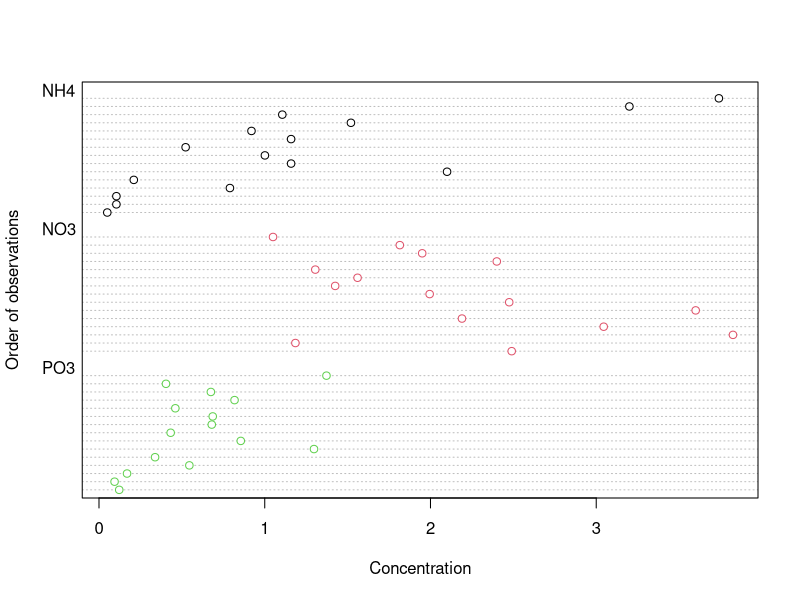
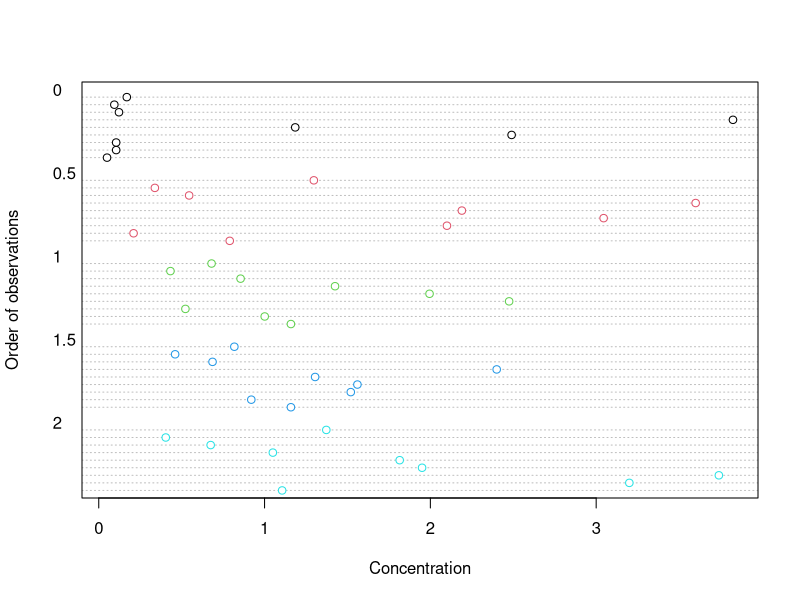
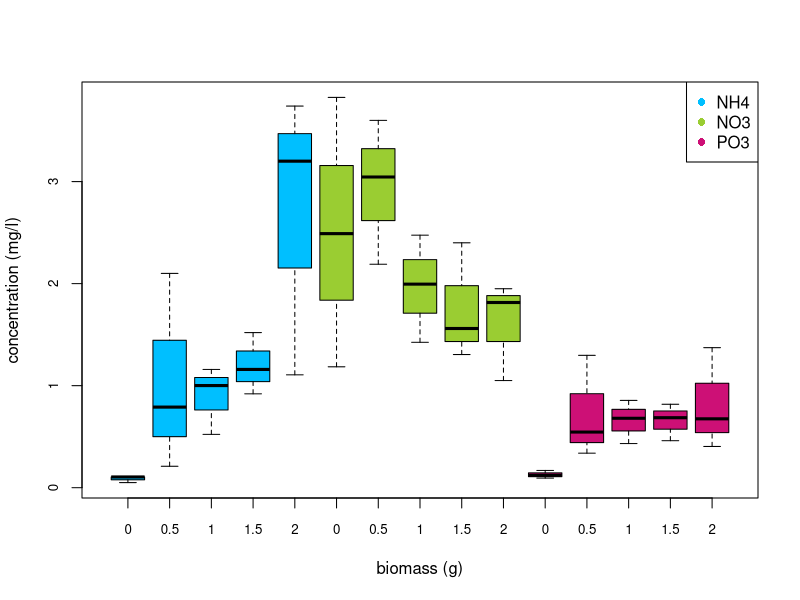
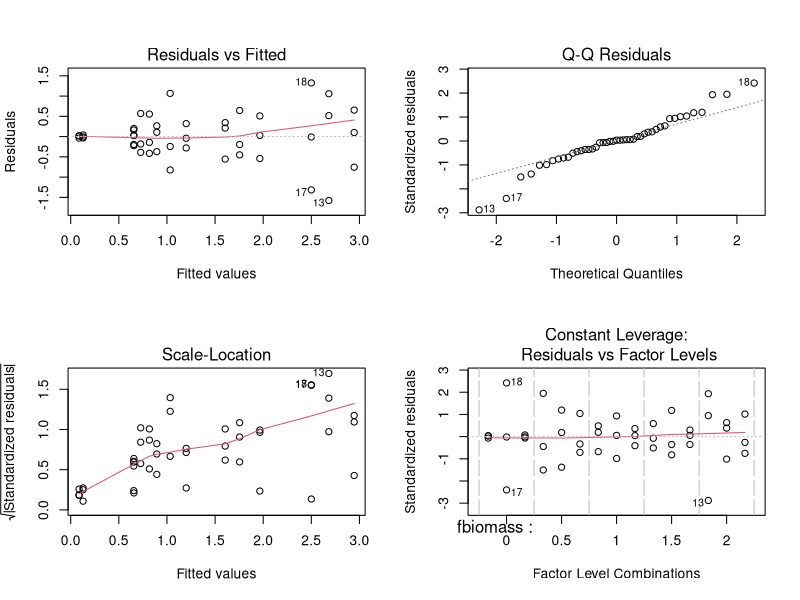
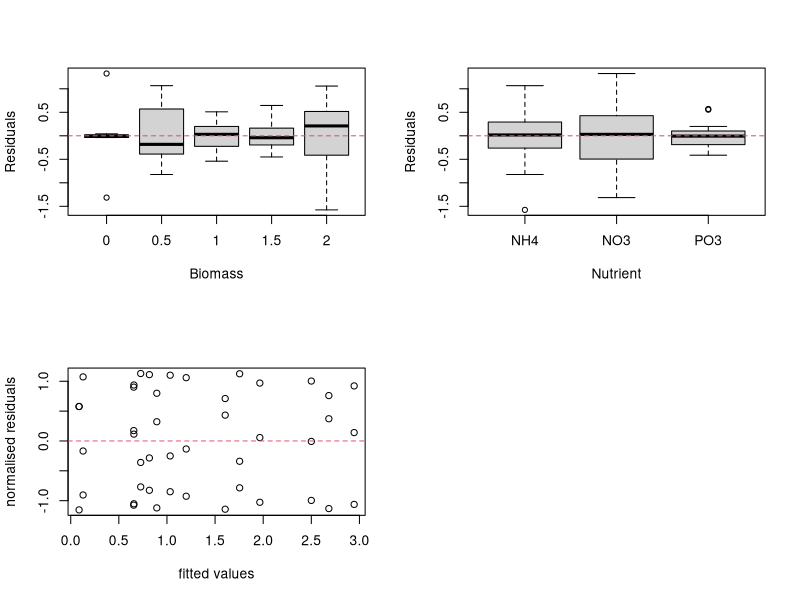
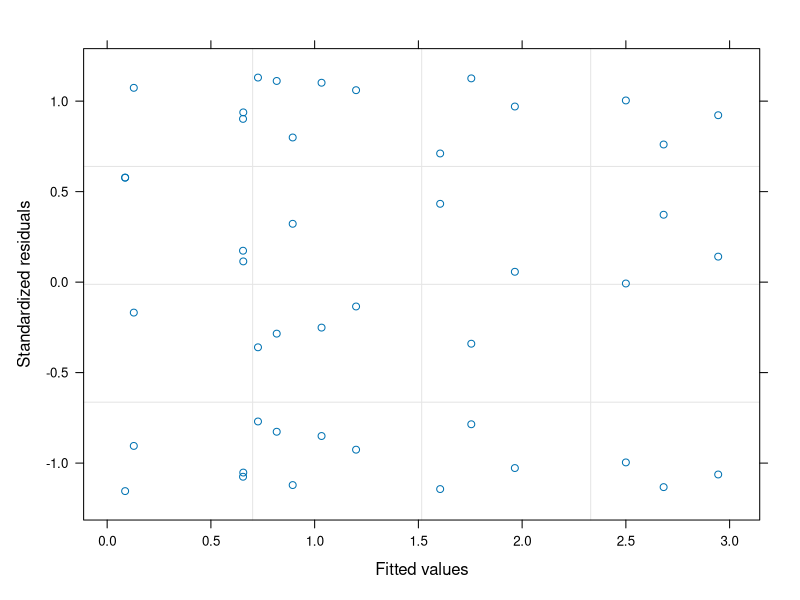
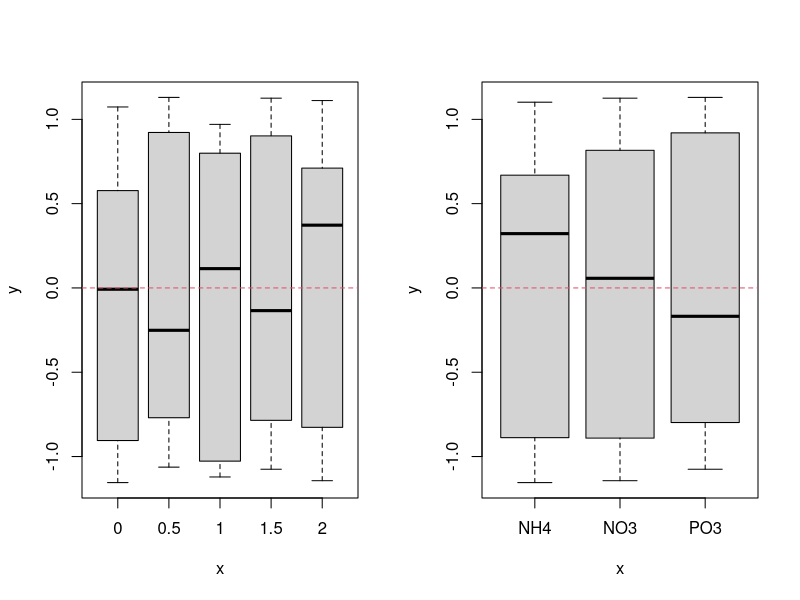

Write R code to recreate these figures, in order. (Note: this script raises an error after producing the figures.)
## ---- chunk 1
knitr::opts_chunk$set(echo=TRUE,tidy.opts=list(width.cutoff=55),tidy=TRUE)
## ---- chunk 2
library(nlme)
library(effects)
library(ggplot2) # this is optional
## ---- chunk 3
nereis <- read.table("data/Hediste.txt", header = TRUE, stringsAsFactors = TRUE)

nereis$fbiomass <- factor(nereis$biomass)
str(nereis)
## ---- chunk 4
xtabs(~ fbiomass + fnutrient, data = nereis)
## ---- chunk 5
dotchart(nereis$concentration, groups = nereis$fnutrient, 
         col = as.numeric(nereis$fnutrient), 
         xlab = "Concentration", ylab = "Order of observations")
## ---- chunk 6
dotchart(nereis$concentration,
	groups = nereis$fbiomass,
	col = as.numeric(nereis$fbiomass),
	xlab = "Concentration", ylab = "Order of observations")
## ---- chunk 7
boxplot(concentration ~ fbiomass * fnutrient,
    xlab = "biomass (g)",   	
    main = "", ylab = "concentration (mg/l)", 
    data = nereis, cex.axis = 0.8, 
    col = rep(c("deepskyblue", "yellowgreen", "deeppink3"), each = 5),
    names = rep(c(0, 0.5, 1, 1.5, 2), 3))
    
legend("topright", col = c("deepskyblue", "yellowgreen", "deeppink3"), 
       legend = c("NH4", "NO3", "PO3"), pch = 16)
## ---- chunk 8
nereis.lm <- lm(concentration ~ fbiomass * fnutrient, data = nereis)
## ---- chunk 9
par(mfrow = c(2,2))
plot(nereis.lm)
## ---- chunk 10
plot(resid(nereis.lm) ~ nereis$fbiomass,xlab = "Biomass",
     ylab = "Residuals")
abline(h = 0, lty =2, col = 2)
## ---- chunk 11
plot(resid(nereis.lm) ~ nereis$fnutrient,xlab = "Nutrient",
     ylab = "Residuals")
abline(h = 0, lty =2, col = 2)
## ---- chunk 12
# I usually import any packages I am going to use in my analysis at the top
# of my R script or R markdown document. See above.

# if you want to do it here then
# library(nlme)
## ---- chunk 13
nereis.gls1 <- gls(concentration ~ fbiomass * fnutrient, 
                   data = nereis)
## ---- chunk 14
AIC(nereis.lm)
AIC(nereis.gls1)
## ---- chunk 15
vf1 <- varIdent(form = ~ 1|fbiomass)
nereis.gls2 <- gls(concentration ~ fbiomass * fnutrient, weights = vf1, 
                   data = nereis)
## ---- chunk 16
nereis.gls2 <- gls(concentration ~ fbiomass * fnutrient, 
                   weights = varIdent(form = ~1|fbiomass), 
                   data = nereis)
## ---- chunk 17
AIC(nereis.gls1, nereis.gls2)
## ---- chunk 18
vf2 <- varIdent(form = ~ 1|fnutrient)
nereis.gls3 <- gls(concentration ~ fbiomass * fnutrient, weights = vf2, 
                   data = nereis)
## ---- chunk 19
AIC(nereis.gls1, nereis.gls2, nereis.gls3)
## ---- chunk 20
vf3 <- varIdent(form = ~ 1|fnutrient * fbiomass)
nereis.gls4 <- gls(concentration ~ fbiomass*fnutrient, weights = vf3, 
                   data = nereis)
## ---- chunk 21
AIC(nereis.gls1, nereis.gls2, nereis.gls3, nereis.gls4)
## ---- chunk 22
nereis.gls4.ml <- gls(concentration ~ fbiomass * fnutrient, weights = vf3, 
                      method = "ML", data = nereis)
## ---- chunk 23
nereis.gls5.ml <- gls(concentration ~ fbiomass + fnutrient, weights = vf3, 
                      method = "ML", data = nereis)
## ---- chunk 24
AIC(nereis.gls4.ml, nereis.gls5.ml)
## ---- chunk 25
anova(nereis.gls4.ml, nereis.gls5.ml)
## ---- chunk 26
nereis.gls.final <- gls(concentration ~ fbiomass * fnutrient, weights = vf3, 
                        method = "REML", data = nereis)
## ---- chunk 27
nereis.res1 <- resid(nereis.gls.final, type = "normalized")
nereis.fit1 <- fitted(nereis.gls.final)
## ---- chunk 28
plot(nereis.fit1, nereis.res1, ylab = "normalised residuals",
     xlab = "fitted values")
abline(h = 0, lty = 2, col = 2)
## ---- chunk 29
plot(nereis.gls.final, resid(., type = "n") ~ fitted(.))
## ---- chunk 30
par(mfrow = c(1,2))
plot(nereis$fbiomass, nereis.res1)
abline(h = 0, lty = 2, col = 2)
plot(nereis$fnutrient, nereis.res1)
abline(h = 0, lty = 2, col = 2)
## ---- chunk 31
plot(nereis.gls.final, fnutrient ~ resid(., type = "n"))
plot(nereis.gls.final, fbiomass ~ resid(., type = "n"))
## ---- chunk 32
anova(nereis.gls.final)
## ---- chunk 33
summary(nereis.gls.final)

# if you want less output you can use the slightly hacky code to return the variance inflation factors
# summary(nereis.gls.final)$modelStruct$varStruct

# and the summary table of parameter estimates
# summary(nereis.gls.final)$tTable
## ---- chunk 34
effs <- allEffects(nereis.gls.final, se = list(level = 0.95))

plot(effs, lines = list(multiline = TRUE, lwd = 0.8), 
     symbols = list(pch = 1), confint = list(style = "bars"),
     lattice = list(key.args=list(border = FALSE, title = "Nutrient")),
     main = "",
     xlab = "polychaete biomass (g)",
     ylab = "nutrient concentration mg/l")
## ---- chunk 35
plot(effs, lines = list(lwd = 0.8),
     symbols = list(pch = 1),
     confint = list(style="bars"),
     main = "",
     xlab = "polychaete biomass (g)",
     ylab = "nutrient concentration mg/l", layout = c(1,3))
## ---- chunk 36
ggplot(nereis, aes(x = fbiomass, y = concentration, fill = fnutrient)) + 
    geom_boxplot() + labs(x = "polychaete biomass (g)", 
    y = "concentration (mg/l)", fill = "Biomass") + 
    scale_fill_brewer(palette = "RdBu")
## ---- chunk 37
library(rms)
f <- Gls(concentration ~ fbiomass * fnutrient, weights = vf3, data = nereis)
w <- as.data.frame(rms::Predict(f, fbiomass =c("0", "0.5", "1", "1.5", "2"), 
                           fnutrient=c("NH4","NO3","PO3")))

ggplot(w, aes(x = fbiomass, y = yhat, group = fnutrient, colour = fnutrient)) +
  geom_errorbar(aes(ymin = lower, ymax = upper), width = .1) +
  geom_line() +
  geom_point() +
  labs(x = "polychaete biomass (g)" , 
       y = "concentration (mg/l)") +
  scale_colour_brewer(name = "nutrient type", palette="Dark2")
## ---- chunk 38
sessionInfo()
